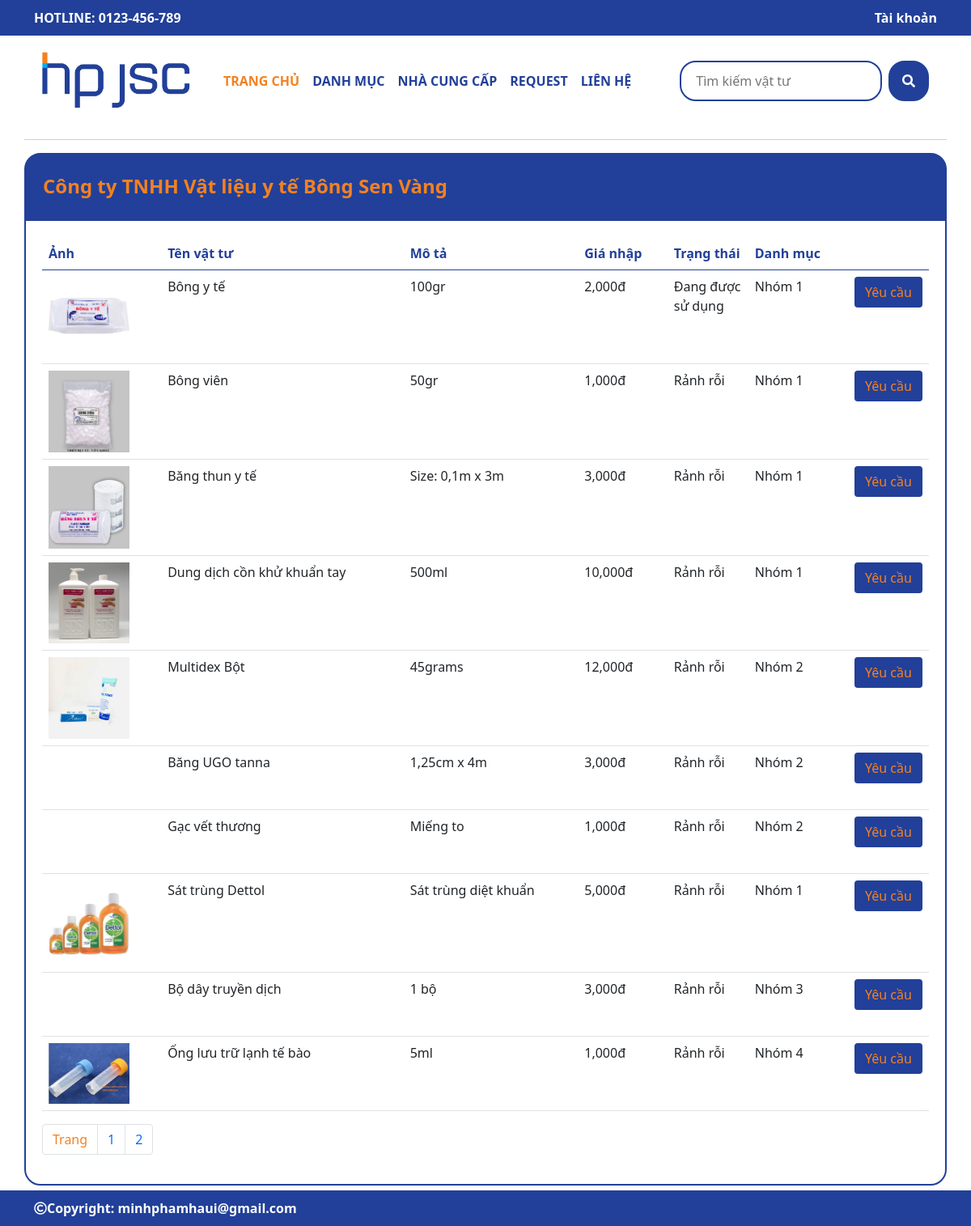
/index.php?controller=products&action=company&macty=1, run on the app's committed database.
### tables this page shows
CREATE TABLE `companies` (
  `macty` int(11) NOT NULL,
  `tencty` varchar(500) NOT NULL,
  `diachi` varchar(500) NOT NULL,
  `sdt` varchar(13) NOT NULL,
  `email` varchar(500) NOT NULL,
  `logo` varchar(500) NOT NULL
);

CREATE TABLE `products` (
  `masp` int(11) NOT NULL,
  `tensp` varchar(500) NOT NULL,
  `anh` varchar(500) NOT NULL,
  `mota` varchar(500) NOT NULL,
  `gianhap` int(11) NOT NULL,
  `ngaynhap` datetime NOT NULL,
  `khauhaoperday` float NOT NULL,
  `khauhaoperused` float NOT NULL,
  `solansudung` int(11) NOT NULL,
  `trangthai` int(11) NOT NULL,
  `isvattu` int(11) NOT NULL,
  `madm` int(11) NOT NULL,
  `macty` int(11) NOT NULL
);

CREATE TABLE `categories` (
  `madm` int(11) NOT NULL,
  `tendm` varchar(500) NOT NULL,
  `mota` varchar(500) NOT NULL,
  `danhmuccha` int(11) NOT NULL
);

### controllers/ProductsController.php (called while the page is built, shortened)
<?php
	include "models/ProductsModel.php";
	class ProductsController extends Controller
	{
		public function company(){
			$macty =isset($_GET["macty"]) ? $_GET["macty"] : 0;
			$recordPerPage = 10;
			$numPage = ceil($this->modelTotalRecordCompanies()/$recordPerPage);
			$data = $this->modelReadCompanies($recordPerPage);
			$this->loadView("CompanyProductsView.php",["data"=>$data,"numPage"=>$numPage, "macty"=>$macty]);
		}
	}
 ?>

### models/ProductsModel.php (called while the page is built, shortened)
<?php
	trait ProductsModel{
		public function modelReadCompanies($recordPerPage){
			$macty =isset($_GET["macty"]) ? $_GET["macty"] : 0;
			$page = isset($_GET["p"]) && $_GET["p"] > 0 ? ($_GET["p"] - 1) : 0;
			$from = $page * $recordPerPage;
			$db = Connection::getInstance();
			$query = $db->query("select * from products where macty in (select macty from companies where macty=$macty) limit $from,$recordPerPage");
			return $query->fetchAll();
		}
		public function modelTotalRecordCompanies(){
			$macty =isset($_GET["macty"]) ? $_GET["macty"] : 0;
			$db = Connection::getInstance();
			$query = $db->query("select * from products where macty in (select macty from companies where macty=$macty)");
			return $query->rowCount();
		}
		public function getCategory($madm){
			$db = Connection::getInstance();
			$query = $db->query("select * from categories where madm = $madm");
			return $query->fetch();
		}
		public function getCompany($macty){
			$db = Connection::getInstance();
			$query = $db->query("select * from companies where macty = $macty");
			return $query->fetch();
		}
	}
 ?>

### views/CompanyProductsView.php (the view, shortened to what this page needs)
<div class="container  p-0" style="">
    <div class="d-flex" style="border: 2px solid #224099; border-radius:20px 20px 0 0; background-color:#224099 ;">
        <div class="btn" style="padding: 20px;">
          <b href="#" style="font-size: 24px; color: #f48120;">
          	<?php
                $company = $this->getCompany($macty);
                echo isset($company->tencty) ? $company->tencty : "";
             ?>
           </b>
        </div>
    </div>
    <div style="border: 2px solid #224099; border-radius:0 0 20px 20px; padding: 20px;">
        <table class="table table-data table-hover">
            <thead>
                <tr>
                  <th scope="col">Ảnh</th>
                  <th scope="col">Tên vật tư</th>
                  <th scope="col">Mô tả</th>
                  <th scope="col">Giá nhập</th>
                  <th scope="col" width="100px">Trạng thái</th>
                  <th scope="col">Danh mục</th>
                  <th scope="col" width="100px"></th>
                </tr>
            </thead>
            <tbody>
            	<?php foreach($data as $rows): ?>
                <tr onclick="location.href= 'index.php?controller=products&action=detail&masp=<?php echo $rows->masp; ?>' ">
                    <td>
                        <?php if($rows->anh != "" && file_exists("assets/upload/products/".$rows->anh)): ?>
                            <img src="assets/upload/products/<?php echo $rows->anh; ?>" style="max-width: 100px;">
                        <?php endif; ?>
                    </td>
                    <td><?php echo $rows->tensp; ?></td>
                    <td><?php echo $rows->mota; ?></td>
                    <td><?php echo number_format($rows->gianhap); ?>đ</td>
                    <td><?php if(isset($rows->trangthai) && $rows->trangthai == 1): ?>
                            Đang được sử dụng
                        <?php endif; ?>
                        <?php if(isset($rows->trangthai) && $rows->trangthai == 0): ?>
                            Rảnh rỗi
                        <?php endif; ?></td>
                    <td><?php
            $category = $this->getCategory($rows->madm);
            echo isset($category->tendm) ? $category->tendm : "";
         ?>       </td>
                    <td>
                    	<a class="btn btn-hover" href="index.php?controller=request&action=create&masp=<?php echo $rows->masp; ?>">Yêu cầu</a>&nbsp;
                    </td>
                </tr>
                <?php endforeach; ?>
            </tbody>
        </table>
        <nav aria-label="Page navigation example">
          <ul class="pagination">
            <li class="page-item">
              <a class="page-link" href="#" >
                <span style="color:#f48120">Trang</span>
              </a>
            </li>
                <?php for($i = 1; $i <= $numPage; $i++): ?>
              <li class="page-item"><a class="page-link" href="index.php?controller=products&action=company&macty=<?php echo $macty; ?>&p=<?php echo $i; ?>"><?php echo $i; ?></a></li>
            <?php endfor; ?>
          </ul>
        </nav>
    </div>
</div>

### views/Layout.php (style rules this page uses)
body { padding-bottom: 50px; }
.btn-hover { color:#f48120; background-color: #224099; }
.table-data th { color: #224099; }
b { color:#224099 ; }

### data on the page
companies: tencty "Công ty TNHH Vật liệu y tế Bông Sen Vàng"
products: anh (picture), tensp "Bông y tế", mota "100gr", gianhap "2,000", trangthai "Đang được sử dụng", categories.tendm "Nhóm 1"
products: anh (picture), tensp "Bông viên", mota "50gr", gianhap "1,000", trangthai "Rảnh rỗi", categories.tendm "Nhóm 1"
products: anh (picture), tensp "Băng thun y tế", mota "Size: 0,1m x 3m", gianhap "3,000", trangthai "Rảnh rỗi", categories.tendm "Nhóm 1"
products: anh (picture), tensp "Dung dịch cồn khử khuẩn tay", mota "500ml", gianhap "10,000", trangthai "Rảnh rỗi", categories.tendm "Nhóm 1"
products: anh (picture), tensp "Multidex Bột", mota "45grams", gianhap "12,000", trangthai "Rảnh rỗi", categories.tendm "Nhóm 2"
products: tensp "Băng UGO tanna", mota "1,25cm x 4m", gianhap "3,000", trangthai "Rảnh rỗi", categories.tendm "Nhóm 2"
products: tensp "Gạc vết thương", mota "Miếng to", gianhap "1,000", trangthai "Rảnh rỗi", categories.tendm "Nhóm 2"
products: anh (picture), tensp "Sát trùng Dettol", mota "Sát trùng diệt khuẩn", gianhap "5,000", trangthai "Rảnh rỗi", categories.tendm "Nhóm 1"
products: tensp "Bộ dây truyền dịch", mota "1 bộ", gianhap "3,000", trangthai "Rảnh rỗi", categories.tendm "Nhóm 3"
products: anh (picture), tensp "Ống lưu trữ lạnh tế bào", mota "5ml", gianhap "1,000", trangthai "Rảnh rỗi", categories.tendm "Nhóm 4"
